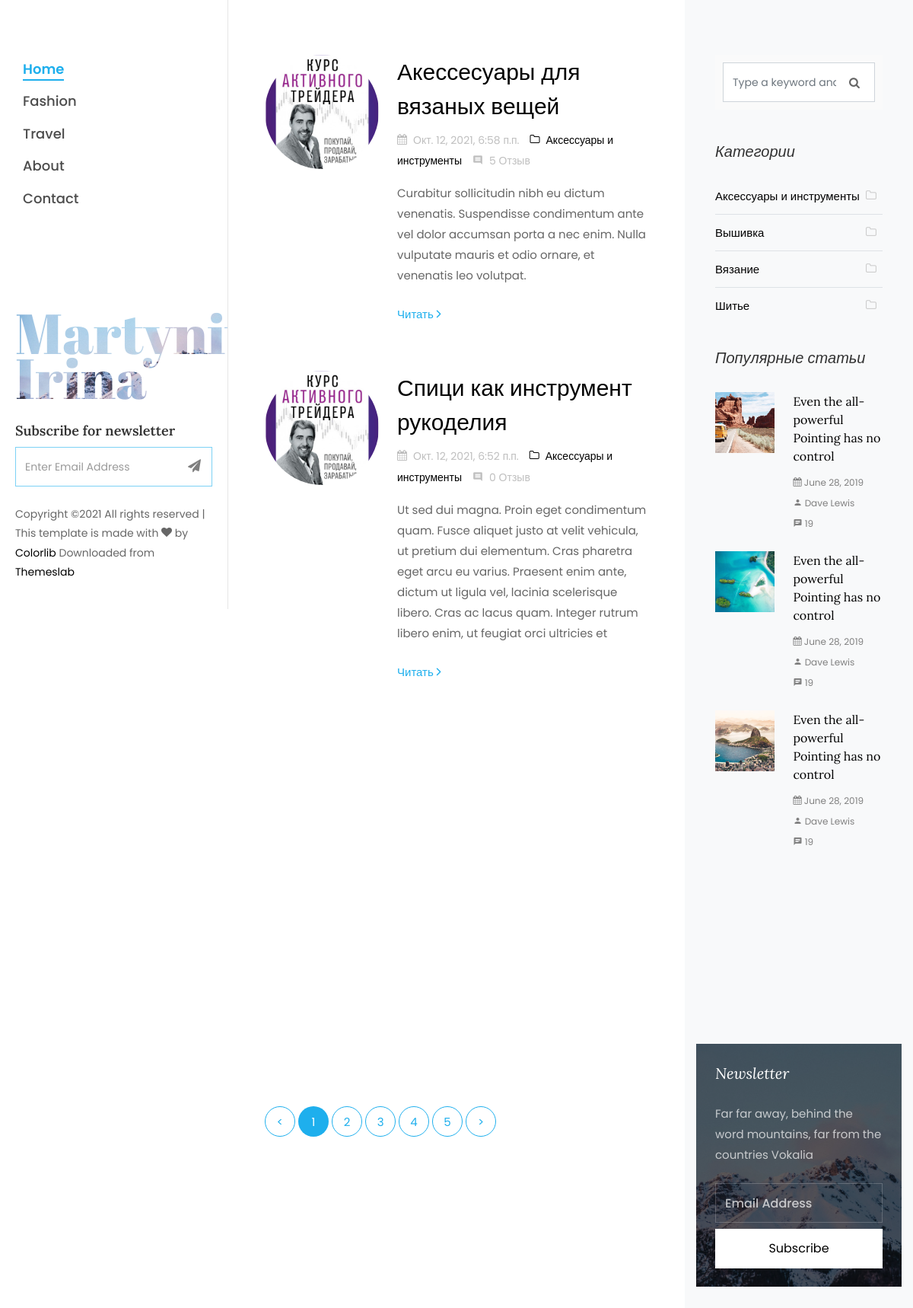
Page /category/aksessuary-i-instrumenty/ on the committed database.
### blog_app/models.py (models this page shows, shortened)
class Article(models.Model):
    title = models.CharField(max_length=256, blank=False, verbose_name='Название')
    category = models.ForeignKey(Category, on_delete=models.CASCADE, verbose_name='Категория')
    slug = models.SlugField(max_length=256, db_index=True)
    short_content = models.TextField(verbose_name='Краткое описание', max_length=300, default='Нет описания')
    content = models.TextField(blank=True, default='Нет описания', verbose_name='Текст статьи')
    created_at = models.DateTimeField(auto_now_add=True, verbose_name='Дата публикации')
    updated_at = models.DateTimeField(auto_now=True, verbose_name='Дата обновления')
    image = models.ImageField(upload_to='blog_images/%Y/%m/%d', verbose_name='Изображение', blank=True)
    draft = models.BooleanField(verbose_name='Черновик', default=False)
    author = models.CharField(verbose_name='Автор', blank=False, max_length=150)
    class Meta:
        ordering = ('-created_at',)
        verbose_name = 'Статья'
        verbose_name_plural = 'Статьи'
    def get_absolute_url(self):
        return reverse('article_detail', kwargs={'slug': self.slug})

class Category(models.Model):
    name = models.CharField(max_length=150, blank=False, db_index=True, verbose_name='Наименование')
    slug = models.SlugField(max_length=150, unique=True, blank=False, db_index=True)
    created_at = models.DateTimeField(auto_now_add=True, verbose_name='Дата создания')
    updated_at = models.DateTimeField(auto_now=True, verbose_name='Дата обновления')
    class Meta:
        ordering = ('name',)
        verbose_name = 'Категория'
        verbose_name_plural = 'Категории'
    def __str__(self):
        return self.name
    def get_absolute_url(self):
        return reverse('article_category_list', kwargs={'slug': self.slug})

### blog_app/views.py (the view)
# urls.py: path('category/<slug:slug>/', views.CategoryView.as_view(), name='article_category_list')
class CategoryView(ListView):
    model = Article
    queryset = Article.objects.filter(draft=False)
    context_object_name = 'articles'
    template_name = 'index.html'
    def get_queryset(self):
        return Article.objects.filter(category__slug=self.kwargs['slug'], draft=False)

### blog_app/templatetags/article_tag.py (called while the page is built)
@register.simple_tag()
def get_categories():
    return Category.objects.all()

### templates/index.html
{% extends 'partials/base.html' %}
{% block content %}
    <div class="col-xl-8 py-5 px-md-5">
        <div class="row pt-md-4">
            {% for article in articles %}
                <div class="col-md-12">
                    <div class="blog-entry ftco-animate d-md-flex">
                        <a href="#" class="img img-2"
                           style="background-image: url({{ article.image.url }});"></a>
                        <div class="text text-2 pl-md-4">
                            <h3 class="mb-2"><a href="#">{{ article.title}}</a>
                            </h3>
                            <div class="meta-wrap ">
                                <p class="meta">
                                    <span><i class="icon-calendar mr-2"></i>{{ article.created_at }}</span>
                                    <span><a href="{{ article.category.get_absolute_url }}"><i class="icon-folder-o mr-2"></i>{{ article.category }}</a></span>
                                    <span><i class="icon-comment2 mr-2"></i>{{ article.reviews_set.count }} Отзыв</span>
                                </p>
                            </div>
                            <p class="mb-4">{{ article.short_content }}</p>
                            <p><a href="{{ article.get_absolute_url }}" class="btn-custom">Читать <span
                                    class="ion-ios-arrow-forward"></span></a></p>
                        </div>
                    </div>
                </div>
            {% empty %}
            <h4>Список статей пуст</h4>
            {% endfor %}
        </div>
        {% include 'partials/paginations.html' %}
    </div>
{% endblock %}

### templates/partials/sidebar.html (shortened to what this page needs)
{% load article_tag %}
<div class="col-xl-4 sidebar ftco-animate bg-light pt-5">
    <div class="sidebar-box pt-md-4">
        <form action="#" class="search-form">
            <div class="form-group">
                <span class="icon icon-search"></span>
                <input type="text" class="form-control" placeholder="Type a keyword and hit enter">
            </div>
        </form>
    </div>
    <div class="sidebar-box ftco-animate">
        <h3 class="sidebar-heading">Категории</h3>
        <ul class="categories">
            {% get_categories as categories %}
            {% for category in categories %}
            <li class="colorlib-active"><a href="{{ category.get_absolute_url }}">{{ category.name }}<span><i class="icon-folder-o mr-2"></i></span></a></li>
            {% endfor %}
        </ul>
    </div>
    <div class="sidebar-box ftco-animate">
        <h3 class="sidebar-heading">Популярные статьи</h3>
        <div class="block-21 mb-4 d-flex">
            <a class="blog-img mr-4" style="background-image: url(/static/images/image_1.jpg);"></a>
            <div class="text">
                <h3 class="heading"><a href="#">Even the all-powerful Pointing has no control</a>
                </h3>
                <div class="meta">
                    <div><a href="#"><span class="icon-calendar"></span> June 28, 2019</a></div>
                    <div><a href="#"><span class="icon-person"></span> Dave Lewis</a></div>
                    <div><a href="#"><span class="icon-chat"></span> 19</a></div>
                </div>
            </div>
        </div>
        <div class="block-21 mb-4 d-flex">
            <a class="blog-img mr-4" style="background-image: url(/static/images/image_2.jpg);"></a>
            <div class="text">
                <h3 class="heading"><a href="#">Even the all-powerful Pointing has no control</a>
                </h3>
                <div class="meta">
                    <div><a href="#"><span class="icon-calendar"></span> June 28, 2019</a></div>
                    <div><a href="#"><span class="icon-person"></span> Dave Lewis</a></div>
                    <div><a href="#"><span class="icon-chat"></span> 19</a></div>
                </div>
            </div>
        </div>
        <div class="block-21 mb-4 d-flex">
            <a class="blog-img mr-4" style="background-image: url(/static/images/image_3.jpg);"></a>
            <div class="text">
                <h3 class="heading"><a href="#">Even the all-powerful Pointing has no control</a>
                </h3>
                <div class="meta">
                    <div><a href="#"><span class="icon-calendar"></span> June 28, 2019</a></div>
                    <div><a href="#"><span class="icon-person"></span> Dave Lewis</a></div>
                    <div><a href="#"><span class="icon-chat"></span> 19</a></div>
                </div>
            </div>
        </div>
    </div>
    <div class="sidebar-box subs-wrap img py-4"
         style="background-image: url(/static/images/bg_1.jpg);">
        <div class="overlay"></div>
        <h3 class="mb-4 sidebar-heading">Newsletter</h3>
        <p class="mb-4">Far far away, behind the word mountains, far from the countries Vokalia</p>
        <form action="#" class="subscribe-form">
            <div class="form-group">
                <input type="text" class="form-control" placeholder="Email Address">
                <input type="submit" value="Subscribe" class="mt-2 btn btn-white submit">
            </div>
        </form>
    </div>
</div>

### static/css/icomoon.css (style rules this page uses)
[class^="icon-"], [class*=" icon-"] { font-family: 'icomoon' !important; speak: none; font-style: normal; font-weight: normal; font-variant: normal; text-transform: none; line-height: 1; -webkit-font-smoothing: antialiased; -moz-osx-font-smoothing: grayscale; }
.icon-search:before { content: "\f002"; }
.icon-calendar:before { content: "\f073"; }
.icon-folder-o:before { content: "\f114"; }
.icon-chat:before { content: "\e0b7"; }
.icon-comment2:before { content: "\e0b9"; }
.icon-person:before { content: "\e7fd"; }

### rows in the picture
Article: image (picture), title "Акессесуары для вязаных вещей", created_at "Окт. 12, 2021, 6:58 п.п.", category "Аксессуары и инструменты", reviews_set.count "5", short_content "Curabitur sollicitudin nibh eu dictum venenatis. Suspendisse condimentum ante vel dolor accumsan porta a nec enim. Nulla vulputate mauris et odio ornare, et venenatis leo volutpat."
Article: image (picture), title "Спици как инструмент рукоделия", created_at "Окт. 12, 2021, 6:52 п.п.", category "Аксессуары и инструменты", reviews_set.count "0", short_content "Ut sed dui magna. Proin eget condimentum quam. Fusce aliquet justo at velit vehicula, ut pretium dui elementum. Cras pharetra eget arcu eu varius. Praesent enim ante, dictum ut ligula vel, lacinia scelerisque libero. Cras ac lacus quam. Integer rutrum libero enim, ut feugiat orci ultricies et"
Category: name "Аксессуары и инструменты"
Category: name "Вышивка"
Category: name "Вязание"
Category: name "Шитье"
